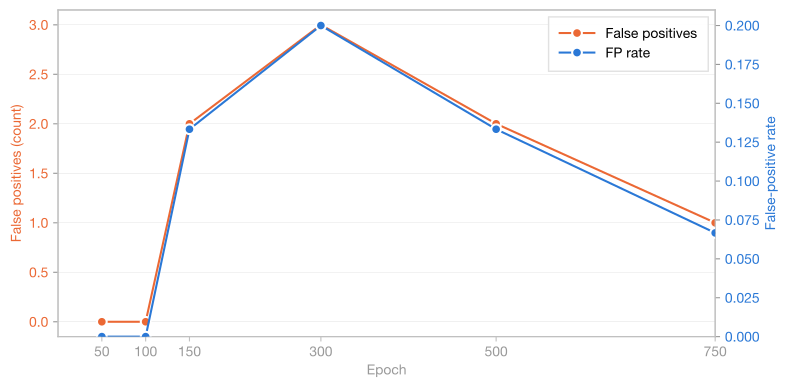

The Python source for this figure:
"""False positives vs. epoch for the preliminary milestones run (seed 42, 625 images).

Reports, per milestone checkpoint, how many Normal (mass-free) test cases the
model flags as containing a mass. On this dataset every image is one patient and
holds at most one mass, so a "false positive" collapses to a single case-level
signal: a Normal case where the model predicts any retained mass.

Two views per epoch:
  - Raw false-alarm count over the Normal test cases.
  - False-alarm rate (count / number of Normal cases).

Reads the canonical predictions dataset (analysis/predictions_dataset): a false
positive is simply a normal case whose normal_false_positive column is True.

Single-seed run (seed 42, 625 images, joint-selected checkpoints); no error bars.

Run from project root:
    python analysis/epoch_convergence_by_false_positives/epoch_convergence_by_false_positives.py
"""

import json
import os
import sys

import numpy as np
import matplotlib
matplotlib.use('Agg')
import matplotlib.pyplot as plt
from pathlib import Path

SCRIPT_DIR = Path(__file__).resolve().parent
PROJECT_ROOT = SCRIPT_DIR.parent.parent.parent

# Make the project root importable so the predictions-dataset loader can be
# used regardless of the current working directory.
sys.path.insert(0, str(PROJECT_ROOT))
from analysis.predictions_dataset.load_predictions_dataset import (
    load_predictions_dataset,
)

plt.rcParams.update({
    'font.family': 'sans-serif',
    'font.sans-serif': ['Helvetica Neue', 'Helvetica', 'Arial', 'sans-serif'],
    'font.size': 10,
    'font.weight': '400',
    'axes.labelsize': 10,
    'axes.labelcolor': '#999999',
    'xtick.labelsize': 10,
    'ytick.labelsize': 10,
    'xtick.color': '#999999',
    'ytick.color': '#999999',
    'legend.fontsize': 10,
    'legend.framealpha': 0.95,
    'legend.edgecolor': '#e0e0e0',
    'grid.linewidth': 0.3,
    'grid.alpha': 0.4,
    'figure.facecolor': 'white',
    'axes.facecolor': 'white',
    'axes.spines.top': True,
    'axes.spines.right': True,
})

OUT_DIR = SCRIPT_DIR

# Folder name -> epoch number.
EPOCH_DIRS = [
    ("predictions_milestones_625images_seed42_epoch50", 50),
    ("predictions_milestones_625images_seed42_epoch100", 100),
    ("predictions_milestones_625images_seed42_epoch150", 150),
    ("predictions_milestones_625images_seed42_epoch300", 300),
    ("predictions_milestones_625images_seed42_epoch500", 500),
    ("predictions_milestones_625images_seed42_epoch750", 750),
]

FP_COUNT_COLOR = "#eb6834"
FP_RATE_COLOR = "#2a78d6"


def count_false_positives(rows):
    """Return (fp_count, n_normal) from a checkpoint's rows."""
    normal = [r for r in rows if r.pathology == "normal"]
    fp_count = sum(1 for r in normal if r.normal_false_positive)
    return fp_count, len(normal)


def main():
    os.makedirs(OUT_DIR, exist_ok=True)

    data = load_predictions_dataset()
    print(f"Loaded predictions dataset: {data.snapshot_id}, "
          f"{len(data.rows)} rows")

    epochs = []
    fp_counts = []
    fp_rates = []
    n_normal = None
    for folder_name, epoch in EPOCH_DIRS:
        rows = [r for r in data.rows if r.configuration_id == folder_name]
        if not rows:
            print(f"WARNING: no rows for {folder_name}, skipping epoch {epoch}")
            continue
        fp_count, n = count_false_positives(rows)
        if n_normal is None:
            n_normal = n
        elif n != n_normal:
            print(f"WARNING: normal count {n} != {n_normal} for {folder_name}")
        rate = fp_count / n if n > 0 else 0.0
        epochs.append(epoch)
        fp_counts.append(fp_count)
        fp_rates.append(rate)

    if not epochs:
        print("No per-epoch predictions found, exiting")
        return

    # --- Terminal table ---
    print("\nEpoch | FP count | FP rate")
    print("------|----------|---------")
    for i, ep in enumerate(epochs):
        print(f"{ep:>5} | {fp_counts[i]:>8} | {fp_rates[i]:.4f}")

    # --- JSON (source of truth) ---
    json_path = OUT_DIR / "epoch_convergence_by_false_positives.json"
    payload = {
        "seed": 42,
        "images": 625,
        "normal_cases": n_normal,
        "dataset_snapshot_id": data.snapshot_id,
        "epochs": epochs,
        "fp_count": fp_counts,
        "fp_rate": fp_rates,
    }
    with open(json_path, "w") as f:
        json.dump(payload, f, indent=2)
    print(f"\nWrote {json_path}")

    # --- Markdown ---
    md_lines = [
        "# False positives vs. epoch",
        "",
        "Single preliminary milestones run: seed 42, 625 images, joint-selected "
        "checkpoints.",
        "",
        "A false positive is a Normal (mass-free) case the model flags as "
        "containing a mass. Every image is one patient with at most one mass, so "
        "this is a single case-level signal.",
        "",
        "No error bars (single seed).",
        "",
        f"Normal test cases: {n_normal}.",
        "",
        "| Epoch | False positives | FP rate |",
        "|------:|----------------:|--------:|",
    ]
    for i, ep in enumerate(epochs):
        md_lines.append(f"| {ep} | {fp_counts[i]} | {fp_rates[i]:.4f} |")
    md_lines.append("")
    md_path = OUT_DIR / "epoch_convergence_by_false_positives.md"
    with open(md_path, "w") as f:
        f.write("\n".join(md_lines))
    print(f"Wrote {md_path}")

    # --- Plot: FP count (left) and rate (right) on twin axes ---
    fig, ax = plt.subplots(figsize=(8, 4))

    ax.plot(epochs, fp_counts, '-o', color=FP_COUNT_COLOR, label='False positives',
            markersize=7, linewidth=1.5, markeredgecolor='white',
            markeredgewidth=1.5, zorder=3)
    ax.set_xlabel('Epoch')
    ax.set_ylabel('False positives (count)', color=FP_COUNT_COLOR)
    ax.set_xlim(left=0, right=epochs[-1])
    ax.set_xticks(epochs)
    ax.tick_params(axis='y', labelcolor=FP_COUNT_COLOR)
    ax.grid(True, axis='y', linewidth=0.3, alpha=0.4)
    ax.grid(False, axis='x')

    ax2 = ax.twinx()
    ax2.plot(epochs, fp_rates, '-o', color=FP_RATE_COLOR, label='FP rate',
             markersize=7, linewidth=1.5, markeredgecolor='white',
             markeredgewidth=1.5, zorder=3)
    ax2.set_ylabel('False-positive rate', color=FP_RATE_COLOR)
    ax2.set_ylim(bottom=0)
    ax2.tick_params(axis='y', labelcolor=FP_RATE_COLOR)
    ax2.grid(False)

    for sp in list(ax.spines.values()) + list(ax2.spines.values()):
        sp.set_color('#c0c0c0')
    ax.tick_params(axis='x', color='#c0c0c0', labelcolor='#999999')

    handles, labels = ax.get_legend_handles_labels()
    handles2, labels2 = ax2.get_legend_handles_labels()
    ax.legend(handles + handles2, labels + labels2, loc='best', frameon=True,
              fancybox=False, borderpad=0.8, handlelength=2.5)

    plt.tight_layout(pad=1.2)

    for ext in ('pdf', 'png'):
        out = OUT_DIR / f'epoch_convergence_by_false_positives.{ext}'
        fig.savefig(out, dpi=300, bbox_inches='tight')
        print(f'Wrote {out}')
    plt.close(fig)


if __name__ == "__main__":
    main()
